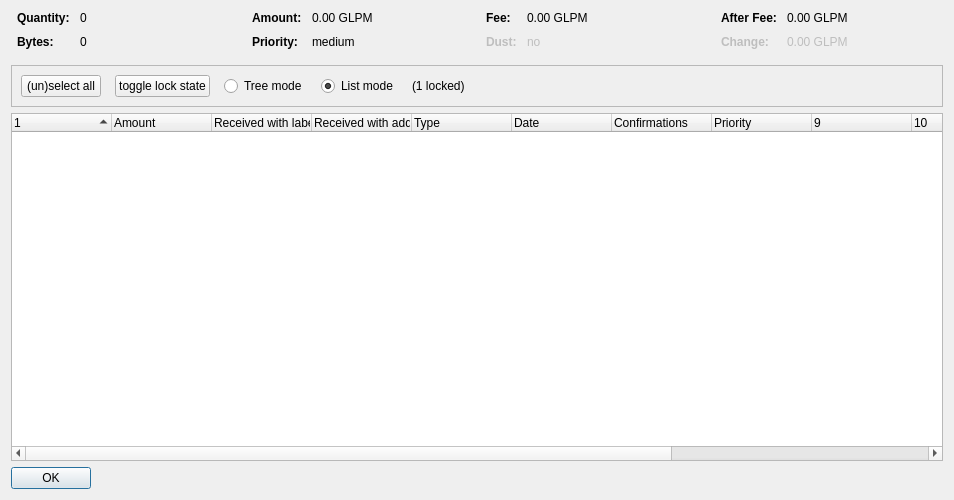
<?xml version="1.0" encoding="UTF-8"?>
<ui version="4.0">
 <class>CoinControlDialog</class>
 <widget class="QDialog" name="CoinControlDialog">
  <property name="geometry">
   <rect>
    <x>0</x>
    <y>0</y>
    <width>954</width>
    <height>500</height>
   </rect>
  </property>
  <property name="windowTitle">
   <string>Coin Selection</string>
  </property>
  <layout class="QVBoxLayout" name="verticalLayout">
   <item>
    <layout class="QHBoxLayout" name="horizontalLayoutTop" stretch="0,0,0,0">
     <property name="topMargin">
      <number>0</number>
     </property>
     <property name="bottomMargin">
      <number>10</number>
     </property>
     <item>
      <layout class="QFormLayout" name="formLayoutCoinControl1">
       <property name="horizontalSpacing">
        <number>10</number>
       </property>
       <property name="verticalSpacing">
        <number>10</number>
       </property>
       <property name="leftMargin">
        <number>6</number>
       </property>
       <property name="rightMargin">
        <number>6</number>
       </property>
       <item row="0" column="0">
        <widget class="QLabel" name="labelCoinControlQuantityText">
         <property name="font">
          <font>
           <weight>75</weight>
           <bold>true</bold>
          </font>
         </property>
         <property name="text">
          <string>Quantity:</string>
         </property>
        </widget>
       </item>
       <item row="0" column="1">
        <widget class="QLabel" name="labelCoinControlQuantity">
         <property name="cursor">
          <cursorShape>IBeamCursor</cursorShape>
         </property>
         <property name="contextMenuPolicy">
          <enum>Qt::ActionsContextMenu</enum>
         </property>
         <property name="text">
          <string notr="true">0</string>
         </property>
         <property name="textInteractionFlags">
          <set>Qt::LinksAccessibleByMouse|Qt::TextSelectableByKeyboard|Qt::TextSelectableByMouse</set>
         </property>
        </widget>
       </item>
       <item row="1" column="0">
        <widget class="QLabel" name="labelCoinControlBytesText">
         <property name="font">
          <font>
           <weight>75</weight>
           <bold>true</bold>
          </font>
         </property>
         <property name="text">
          <string>Bytes:</string>
         </property>
        </widget>
       </item>
       <item row="1" column="1">
        <widget class="QLabel" name="labelCoinControlBytes">
         <property name="cursor">
          <cursorShape>IBeamCursor</cursorShape>
         </property>
         <property name="contextMenuPolicy">
          <enum>Qt::ActionsContextMenu</enum>
         </property>
         <property name="text">
          <string notr="true">0</string>
         </property>
         <property name="textInteractionFlags">
          <set>Qt::LinksAccessibleByMouse|Qt::TextSelectableByKeyboard|Qt::TextSelectableByMouse</set>
         </property>
        </widget>
       </item>
      </layout>
     </item>
     <item>
      <layout class="QFormLayout" name="formLayoutCoinControl2">
       <property name="horizontalSpacing">
        <number>10</number>
       </property>
       <property name="verticalSpacing">
        <number>10</number>
       </property>
       <property name="leftMargin">
        <number>6</number>
       </property>
       <property name="rightMargin">
        <number>6</number>
       </property>
       <item row="0" column="0">
        <widget class="QLabel" name="labelCoinControlAmountText">
         <property name="font">
          <font>
           <weight>75</weight>
           <bold>true</bold>
          </font>
         </property>
         <property name="text">
          <string>Amount:</string>
         </property>
        </widget>
       </item>
       <item row="0" column="1">
        <widget class="QLabel" name="labelCoinControlAmount">
         <property name="cursor">
          <cursorShape>IBeamCursor</cursorShape>
         </property>
         <property name="contextMenuPolicy">
          <enum>Qt::ActionsContextMenu</enum>
         </property>
         <property name="text">
          <string notr="true">0.00 GLPM</string>
         </property>
         <property name="textInteractionFlags">
          <set>Qt::LinksAccessibleByMouse|Qt::TextSelectableByKeyboard|Qt::TextSelectableByMouse</set>
         </property>
        </widget>
       </item>
       <item row="1" column="0">
        <widget class="QLabel" name="labelCoinControlPriorityText">
         <property name="font">
          <font>
           <weight>75</weight>
           <bold>true</bold>
          </font>
         </property>
         <property name="text">
          <string>Priority:</string>
         </property>
        </widget>
       </item>
       <item row="1" column="1">
        <widget class="QLabel" name="labelCoinControlPriority">
         <property name="cursor">
          <cursorShape>IBeamCursor</cursorShape>
         </property>
         <property name="contextMenuPolicy">
          <enum>Qt::ActionsContextMenu</enum>
         </property>
         <property name="text">
          <string>medium</string>
         </property>
         <property name="textInteractionFlags">
          <set>Qt::LinksAccessibleByMouse|Qt::TextSelectableByKeyboard|Qt::TextSelectableByMouse</set>
         </property>
        </widget>
       </item>
      </layout>
     </item>
     <item>
      <layout class="QFormLayout" name="formLayoutCoinControl3">
       <property name="horizontalSpacing">
        <number>10</number>
       </property>
       <property name="verticalSpacing">
        <number>10</number>
       </property>
       <property name="leftMargin">
        <number>6</number>
       </property>
       <property name="rightMargin">
        <number>6</number>
       </property>
       <item row="0" column="0">
        <widget class="QLabel" name="labelCoinControlFeeText">
         <property name="font">
          <font>
           <weight>75</weight>
           <bold>true</bold>
          </font>
         </property>
         <property name="text">
          <string>Fee:</string>
         </property>
        </widget>
       </item>
       <item row="0" column="1">
        <widget class="QLabel" name="labelCoinControlFee">
         <property name="cursor">
          <cursorShape>IBeamCursor</cursorShape>
         </property>
         <property name="contextMenuPolicy">
          <enum>Qt::ActionsContextMenu</enum>
         </property>
         <property name="text">
          <string notr="true">0.00 GLPM</string>
         </property>
         <property name="textInteractionFlags">
          <set>Qt::LinksAccessibleByMouse|Qt::TextSelectableByKeyboard|Qt::TextSelectableByMouse</set>
         </property>
        </widget>
       </item>
       <item row="1" column="0">
        <widget class="QLabel" name="labelCoinControlLowOutputText">
         <property name="enabled">
          <bool>false</bool>
         </property>
         <property name="font">
          <font>
           <weight>75</weight>
           <bold>true</bold>
          </font>
         </property>
         <property name="text">
          <string>Dust:</string>
         </property>
        </widget>
       </item>
       <item row="1" column="1">
        <widget class="QLabel" name="labelCoinControlLowOutput">
         <property name="enabled">
          <bool>false</bool>
         </property>
         <property name="cursor">
          <cursorShape>IBeamCursor</cursorShape>
         </property>
         <property name="contextMenuPolicy">
          <enum>Qt::ActionsContextMenu</enum>
         </property>
         <property name="text">
          <string>no</string>
         </property>
         <property name="textInteractionFlags">
          <set>Qt::LinksAccessibleByMouse|Qt::TextSelectableByKeyboard|Qt::TextSelectableByMouse</set>
         </property>
        </widget>
       </item>
      </layout>
     </item>
     <item>
      <layout class="QFormLayout" name="formLayoutCoinControl4">
       <property name="horizontalSpacing">
        <number>10</number>
       </property>
       <property name="verticalSpacing">
        <number>10</number>
       </property>
       <property name="leftMargin">
        <number>6</number>
       </property>
       <property name="rightMargin">
        <number>6</number>
       </property>
       <item row="0" column="0">
        <widget class="QLabel" name="labelCoinControlAfterFeeText">
         <property name="font">
          <font>
           <weight>75</weight>
           <bold>true</bold>
          </font>
         </property>
         <property name="text">
          <string>After Fee:</string>
         </property>
        </widget>
       </item>
       <item row="0" column="1">
        <widget class="QLabel" name="labelCoinControlAfterFee">
         <property name="cursor">
          <cursorShape>IBeamCursor</cursorShape>
         </property>
         <property name="contextMenuPolicy">
          <enum>Qt::ActionsContextMenu</enum>
         </property>
         <property name="text">
          <string notr="true">0.00 GLPM</string>
         </property>
         <property name="textInteractionFlags">
          <set>Qt::LinksAccessibleByMouse|Qt::TextSelectableByKeyboard|Qt::TextSelectableByMouse</set>
         </property>
        </widget>
       </item>
       <item row="1" column="0">
        <widget class="QLabel" name="labelCoinControlChangeText">
         <property name="enabled">
          <bool>false</bool>
         </property>
         <property name="font">
          <font>
           <weight>75</weight>
           <bold>true</bold>
          </font>
         </property>
         <property name="text">
          <string>Change:</string>
         </property>
        </widget>
       </item>
       <item row="1" column="1">
        <widget class="QLabel" name="labelCoinControlChange">
         <property name="enabled">
          <bool>false</bool>
         </property>
         <property name="cursor">
          <cursorShape>IBeamCursor</cursorShape>
         </property>
         <property name="contextMenuPolicy">
          <enum>Qt::ActionsContextMenu</enum>
         </property>
         <property name="text">
          <string notr="true">0.00 GLPM</string>
         </property>
         <property name="textInteractionFlags">
          <set>Qt::LinksAccessibleByMouse|Qt::TextSelectableByKeyboard|Qt::TextSelectableByMouse</set>
         </property>
        </widget>
       </item>
      </layout>
     </item>
    </layout>
   </item>
   <item>
    <widget class="QFrame" name="frame">
     <property name="minimumSize">
      <size>
       <width>0</width>
       <height>40</height>
      </size>
     </property>
     <property name="frameShape">
      <enum>QFrame::StyledPanel</enum>
     </property>
     <property name="frameShadow">
      <enum>QFrame::Sunken</enum>
     </property>
     <layout class="QHBoxLayout" name="horizontalLayout">
      <item>
       <layout class="QHBoxLayout" name="horizontalLayoutPanel" stretch="0,0,0,0,0,0">
        <property name="spacing">
         <number>14</number>
        </property>
        <item>
         <widget class="QPushButton" name="pushButtonSelectAll">
          <property name="sizePolicy">
           <sizepolicy hsizetype="Maximum" vsizetype="Fixed">
            <horstretch>0</horstretch>
            <verstretch>0</verstretch>
           </sizepolicy>
          </property>
          <property name="text">
           <string>(un)select all</string>
          </property>
          <property name="autoDefault">
           <bool>false</bool>
          </property>
         </widget>
        </item>
        <item>
         <widget class="QPushButton" name="pushButtonToggleLock">
          <property name="sizePolicy">
           <sizepolicy hsizetype="Maximum" vsizetype="Fixed">
            <horstretch>0</horstretch>
            <verstretch>0</verstretch>
           </sizepolicy>
          </property>
          <property name="text">
           <string>toggle lock state</string>
          </property>
          <property name="autoDefault">
           <bool>false</bool>
          </property>
         </widget>
        </item>
        <item>
         <widget class="QRadioButton" name="radioTreeMode">
          <property name="sizePolicy">
           <sizepolicy hsizetype="Maximum" vsizetype="Fixed">
            <horstretch>0</horstretch>
            <verstretch>0</verstretch>
           </sizepolicy>
          </property>
          <property name="text">
           <string>Tree mode</string>
          </property>
         </widget>
        </item>
        <item>
         <widget class="QRadioButton" name="radioListMode">
          <property name="sizePolicy">
           <sizepolicy hsizetype="Maximum" vsizetype="Fixed">
            <horstretch>0</horstretch>
            <verstretch>0</verstretch>
           </sizepolicy>
          </property>
          <property name="text">
           <string>List mode</string>
          </property>
          <property name="checked">
           <bool>true</bool>
          </property>
         </widget>
        </item>
        <item>
         <widget class="QLabel" name="labelLocked">
          <property name="text">
           <string>(1 locked)</string>
          </property>
         </widget>
        </item>
        <item>
         <spacer name="horizontalSpacer">
          <property name="orientation">
           <enum>Qt::Horizontal</enum>
          </property>
          <property name="sizeHint" stdset="0">
           <size>
            <width>40</width>
            <height>20</height>
           </size>
          </property>
         </spacer>
        </item>
       </layout>
      </item>
     </layout>
    </widget>
   </item>
   <item>
    <widget class="CoinControlTreeWidget" name="treeWidget">
     <property name="contextMenuPolicy">
      <enum>Qt::CustomContextMenu</enum>
     </property>
     <property name="sortingEnabled">
      <bool>false</bool>
     </property>
     <property name="columnCount">
      <number>13</number>
     </property>
     <attribute name="headerShowSortIndicator" stdset="0">
      <bool>true</bool>
     </attribute>
     <attribute name="headerStretchLastSection">
      <bool>false</bool>
     </attribute>
     <column>
      <property name="text">
       <string/>
      </property>
     </column>
     <column>
      <property name="text">
       <string>Amount</string>
      </property>
     </column>
     <column>
      <property name="text">
       <string>Received with label</string>
      </property>
     </column>
     <column>
      <property name="text">
       <string>Received with address</string>
      </property>
     </column>
     <column>
      <property name="text">
	<string>Type</string>
      </property>
     </column>
     <column>
      <property name="text">	 
       <string>Date</string>
      </property>
     </column>
     <column>
      <property name="text">
       <string>Confirmations</string>
      </property>
      <property name="toolTip">
       <string>Confirmed</string>
      </property>
     </column>
     <column>
      <property name="text">
       <string>Priority</string>
      </property>
     </column>
     <column>
      <property name="text">
       <string/>
      </property>
     </column>
     <column>
      <property name="text">
       <string/>
      </property>
     </column>
     <column>
      <property name="text">
       <string/>
      </property>
     </column>
     <column>
      <property name="text">
       <string/>
      </property>
     </column>
     <column>
      <property name="text">
       <string/>
      </property>
     </column>
    </widget>
   </item>
   <item>
    <widget class="QDialogButtonBox" name="buttonBox">
     <property name="sizePolicy">
      <sizepolicy hsizetype="Maximum" vsizetype="Fixed">
       <horstretch>0</horstretch>
       <verstretch>0</verstretch>
      </sizepolicy>
     </property>
     <property name="orientation">
      <enum>Qt::Horizontal</enum>
     </property>
     <property name="standardButtons">
      <set>QDialogButtonBox::Ok</set>
     </property>
    </widget>
   </item>
  </layout>
 </widget>
 <customwidgets>
  <customwidget>
   <class>CoinControlTreeWidget</class>
   <extends>QTreeWidget</extends>
   <header>coincontroltreewidget.h</header>
  </customwidget>
 </customwidgets>
 <resources/>
 <connections/>
</ui>
